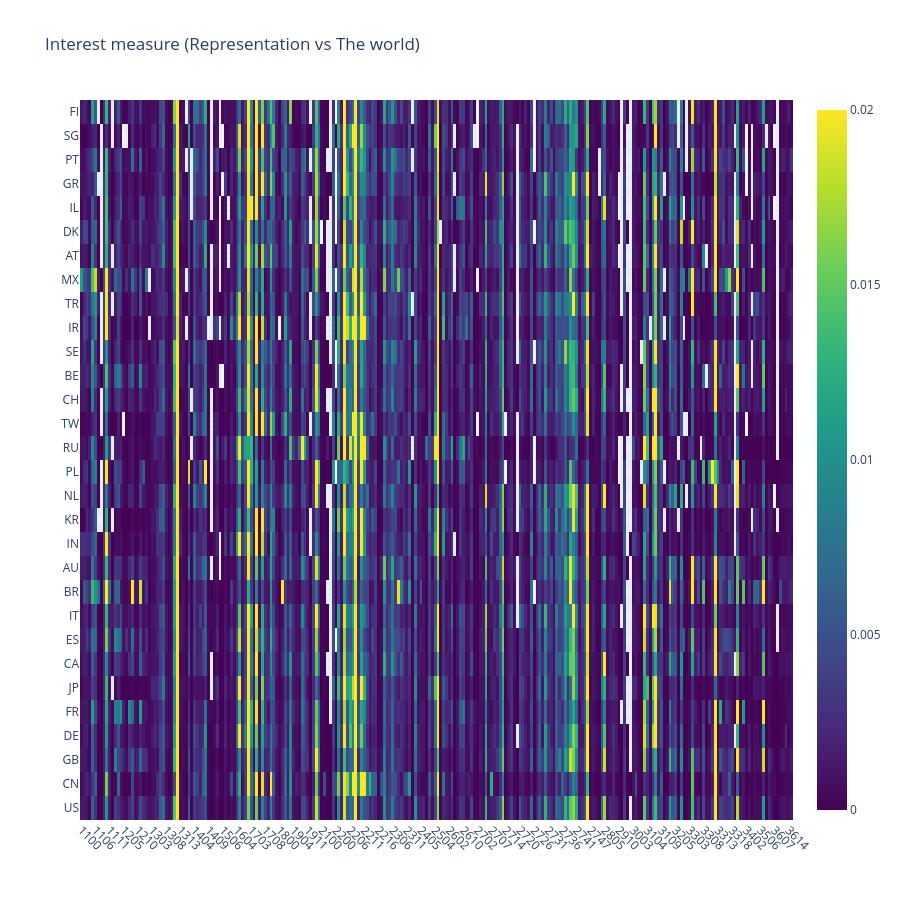

Notebook code for this chart:
### Code cell
uf.plotly_heatmap(
    # df_country_subfield_norm,
    # y_labels=df_country_subfield_norm_world.index.astype(str).to_list(),
    df_country_subfield_norm.loc[uf.top_n_countries_by_articles(30)],
    y_labels=uf.top_n_countries_by_articles(30),
    x_labels=df_country_subfield_norm_world.columns.astype(str).to_list(),
    y_type="country",
    x_type="subfield",
    y_name="Country",
    x_name="Subfield",
    title="Interest measure (Representation vs The world)",
    line_height=30,
    z_min=0, z_max=0.02
)

### Figure 1 — Plotly figure (JSON) as saved in the notebook; plotly's stock layout.template omitted (floating-point values rounded to 4 significant figures; data arrays with more than 128 entries replaced by an {"elided": "..."} marker saying what was removed)
{"data": [{"colorscale": [[0.0, "#440154"], [0.1111, "#482878"], [0.2222, "#3e4989"], [0.3333, "#31688e"], [0.4444, "#26828e"], [0.5556, "#1f9e89"], [0.6667, "#35b779"], [0.7778, "#6ece58"], [0.8889, "#b5de2b"], [1.0, "#fde725"]], "customdata": {"elided": "30x252x2 str values"}, "hovertemplate": "<b>Subfield: </b>%{customdata[0]}<br><b>Country: </b>%{customdata[1]}<br><b>Z: </b> %{z:.3f}<br><extra></extra>", "x": {"elided": "252 str values"}, "y": ["FI", "SG", "PT", "GR", "IL", "DK", "AT", "MX", "TR", "IR", "SE", "BE", "CH", "TW", "RU", "PL", "NL", "KR", "IN", "AU", "BR", "IT", "ES", "CA", "JP", "FR", "DE", "GB", "CN", "US"], "z": {"elided": "30x252 float values"}, "zmax": 0.02, "zmin": 0, "type": "heatmap"}], "layout": {"xaxis": {"tickangle": 45, "automargin": true}, "yaxis": {"autorange": "reversed", "automargin": true}, "title": {"text": "Interest measure (Representation vs The world)"}, "height": 900}}
